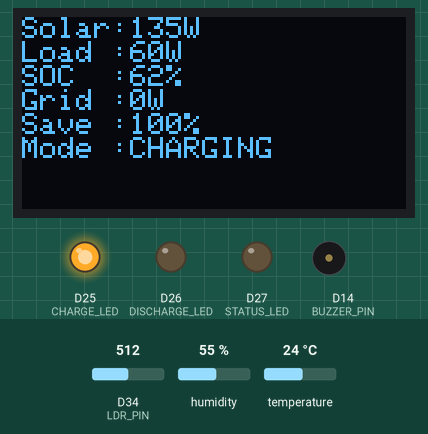
Recording of a sketch running on a simulated Arduino Due. On the bench: 128×64 one-colour display, output pins drawn as LEDs (lit = HIGH), buzzer (waves = sounding, pin HIGH). The inputs (shaded band) are chosen by the test bench; at power-on: temperature 24 °C, D34 (LDR_PIN) = 512, humidity 55 % (analog values on the 0–1023 scale). What the sketch prints to the serial monitor is not drawn.

Above: at 2.7 s.
2.8 s: temperature set to 29.5 °C
At 3.6 s:
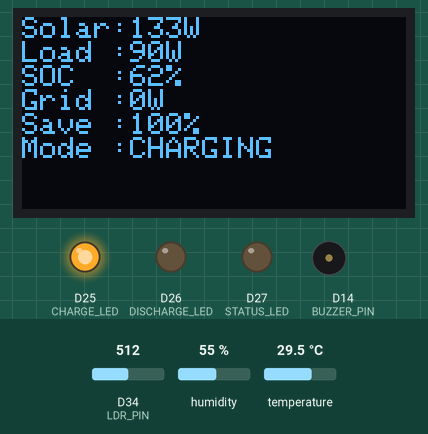
5.8 s: temperature set to 30.5 °C
At 7.5 s:
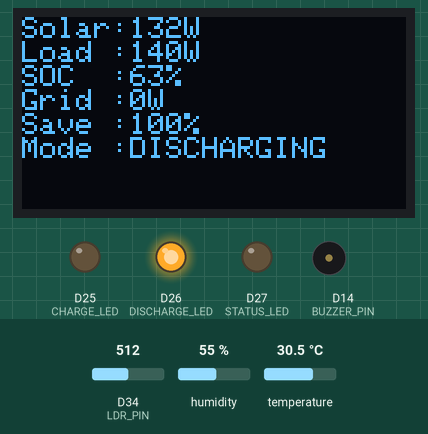
8.8 s: D34 (LDR_PIN) set to 486
At 9.2 s:
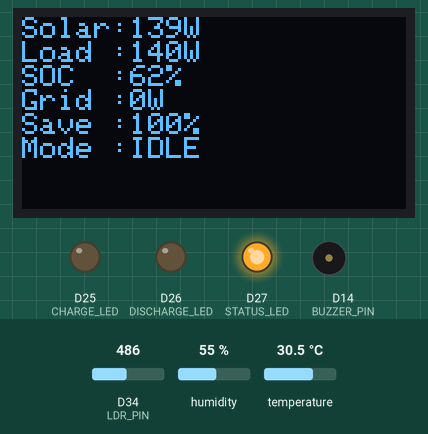
10.3 s: D34 (LDR_PIN) set to 473
At 11.2 s:
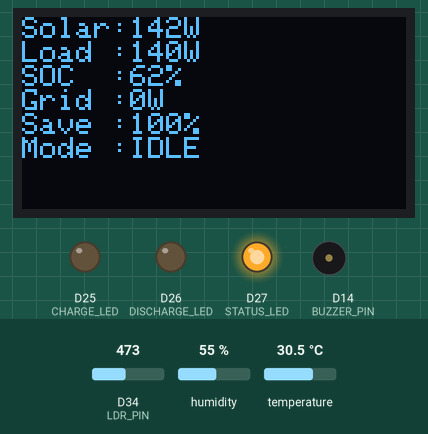
11.9 s: D34 (LDR_PIN) set to 445
At 12.08 s:
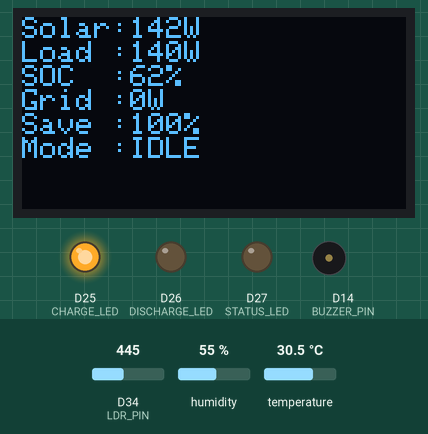
13.7 s: temperature set to 41 °C
At 14.7 s:
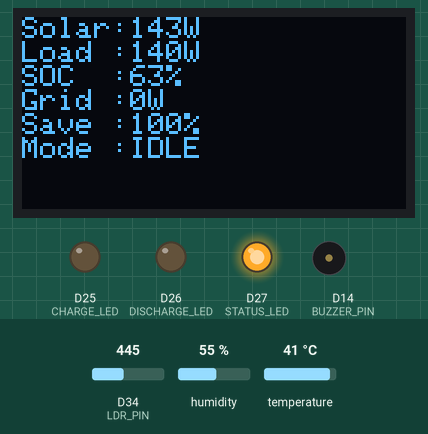
Timing chart, 0 to 16.6 s (numbered marks = the images above; inputs shaded):
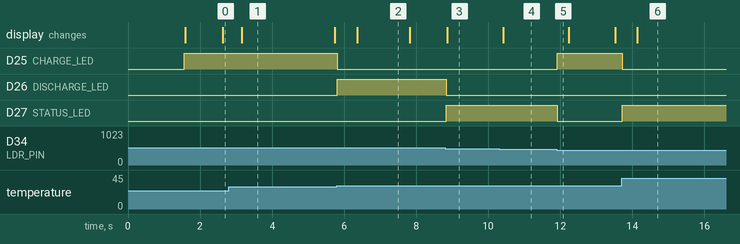

The sketch:

sketchSolar.ino
```cpp
#include <Wire.h>
#include <Adafruit_GFX.h>
#include <Adafruit_SSD1306.h>
#include <DHTesp.h>

// =====================================================
// OLED
// =====================================================
#define SCREEN_WIDTH 128
#define SCREEN_HEIGHT 64
#define OLED_ADDRESS 0x3C

Adafruit_SSD1306 display(
  SCREEN_WIDTH,
  SCREEN_HEIGHT,
  &Wire,
  -1
);

// =====================================================
// PINS
// =====================================================
const int LDR_PIN = 34;
const int DHT_PIN = 15;

const int CHARGE_LED = 25;
const int DISCHARGE_LED = 26;
const int STATUS_LED = 27;

const int BUZZER_PIN = 14;

// =====================================================
// SOLAR SYSTEM
// =====================================================

// Maximum simulated solar power
const float MAX_SOLAR_POWER_W = 300.0f;

// Solar system conversion efficiency
const float SOLAR_SYSTEM_EFFICIENCY = 0.90f;

// Solar panels lose some performance
// when temperature rises above 25 C
const float TEMP_COEFFICIENT = 0.004f;

// =====================================================
// BATTERY
// =====================================================
const float BATTERY_CAPACITY_WH = 1000.0f;

const float MIN_SOC = 20.0f;
const float MAX_SOC = 95.0f;

const float MAX_CHARGE_POWER_W = 120.0f;
const float MAX_DISCHARGE_POWER_W = 120.0f;

const float CHARGE_EFFICIENCY = 0.95f;
const float DISCHARGE_EFFICIENCY = 0.92f;

// Initial battery level
float batterySOC = 60.0f;

// Only speeds up battery movement in Wokwi
const float SIMULATION_SPEED = 300.0f;

// =====================================================
// HOME LOAD
// =====================================================

// Constant devices
const float FRIDGE_W = 40.0f;
const float ROUTER_W = 10.0f;
const float STANDBY_W = 10.0f;

// Variable loads
const float FAN_W = 30.0f;
const float AC_W = 80.0f;

// =====================================================
// CONTROL SETTINGS
// =====================================================
const float MIN_POWER_DIFFERENCE_W = 5.0f;

const int ADC_MAX = 4095;
const int ADC_SAMPLES = 10;

// =====================================================
// DHT22
// =====================================================
DHTesp dht;

// =====================================================
// SYSTEM VARIABLES
// =====================================================
float sunlightPercent = 0.0f;

float temperature = 0.0f;
float humidity = 0.0f;

float solarPower = 0.0f;

float homeLoad = 0.0f;

float solarToHome = 0.0f;
float solarToBattery = 0.0f;

float batteryToHome = 0.0f;

float gridToHome = 0.0f;

float excessSolar = 0.0f;

float solarSelfConsumption = 0.0f;
float solarCoverage = 0.0f;
float gridSaving = 0.0f;

String mode = "IDLE";

unsigned long previousTime = 0;
unsigned long lastDisplayTime = 0;
unsigned long lastSerialTime = 0;

// =====================================================
// HELPERS
// =====================================================
float limitFloat(
  float value,
  float minimum,
  float maximum
) {
  if (value < minimum) {
    return minimum;
  }

  if (value > maximum) {
    return maximum;
  }

  return value;
}

float minimumFloat(float a, float b) {
  return (a < b) ? a : b;
}

float maximumFloat(float a, float b) {
  return (a > b) ? a : b;
}

// =====================================================
// ADC FILTER
// =====================================================
int readAverageADC(int pin) {

  long total = 0;

  for (int i = 0; i < ADC_SAMPLES; i++) {
    total += analogRead(pin);
  }

  return total / ADC_SAMPLES;
}

// =====================================================
// READ SUNLIGHT
// =====================================================
void readSunlight() {

  int raw =
    readAverageADC(LDR_PIN);

  // Wokwi LDR works inversely:
  // stronger light = smaller ADC
  sunlightPercent =
    (
      ADC_MAX - raw
    )
    /
    4095.0f
    *
    100.0f;

  sunlightPercent =
    limitFloat(
      sunlightPercent,
      0.0f,
      100.0f
    );
}

// =====================================================
// READ WEATHER
// =====================================================
void readWeather() {

  TempAndHumidity climate =
    dht.getTempAndHumidity();

  if (!isnan(climate.temperature)) {
    temperature =
      climate.temperature;
  }

  if (!isnan(climate.humidity)) {
    humidity =
      climate.humidity;
  }
}

// =====================================================
// SOLAR GENERATION
// =====================================================
void calculateSolarPower() {

  float sunlightFactor =
    sunlightPercent /
    100.0f;

  float temperatureEfficiency =
    1.0f;

  // Solar panel temperature loss
  if (temperature > 25.0f) {

    temperatureEfficiency =
      1.0f -
      (
        temperature - 25.0f
      )
      *
      TEMP_COEFFICIENT;
  }

  temperatureEfficiency =
    limitFloat(
      temperatureEfficiency,
      0.75f,
      1.0f
    );

  solarPower =
    MAX_SOLAR_POWER_W
    *
    sunlightFactor
    *
    SOLAR_SYSTEM_EFFICIENCY
    *
    temperatureEfficiency;
}

// =====================================================
// AUTOMATIC HOME LOAD
// =====================================================
void calculateHomeLoad() {

  // Basic appliances always working
  homeLoad =
    FRIDGE_W +
    ROUTER_W +
    STANDBY_W;

  // Moderate temperature
  if (
    temperature >= 25.0f &&
    temperature < 30.0f
  ) {
    homeLoad += FAN_W;
  }

  // Hot weather
  else if (
    temperature >= 30.0f
  ) {
    homeLoad += AC_W;
  }

  /*
     Result examples:

     Cool:
     60 W

     Medium:
     90 W

     Hot:
     140 W
  */
}

// =====================================================
// RESET OUTPUTS
// =====================================================
void resetOutputs() {

  digitalWrite(
    CHARGE_LED,
    LOW
  );

  digitalWrite(
    DISCHARGE_LED,
    LOW
  );

  digitalWrite(
    STATUS_LED,
    LOW
  );
}

// =====================================================
// ENERGY MANAGEMENT
// =====================================================
void manageEnergy() {

  resetOutputs();

  solarToHome = 0.0f;
  solarToBattery = 0.0f;
  batteryToHome = 0.0f;
  gridToHome = 0.0f;
  excessSolar = 0.0f;

  // Solar always supplies home first
  solarToHome =
    minimumFloat(
      solarPower,
      homeLoad
    );

  float difference =
    solarPower -
    homeLoad;

  // ===================================================
  // SOLAR > HOME
  // ===================================================
  if (
    difference >
    MIN_POWER_DIFFERENCE_W
  ) {

    float extraSolar =
      difference;

    // Battery not full
    if (
      batterySOC <
      MAX_SOC
    ) {

      mode =
        "CHARGING";

      solarToBattery =
        minimumFloat(
          extraSolar,
          MAX_CHARGE_POWER_W
        );

      excessSolar =
        maximumFloat(
          extraSolar -
          solarToBattery,
          0.0f
        );

      digitalWrite(
        CHARGE_LED,
        HIGH
      );
    }

    // Battery full
    else {

      mode =
        "BATTERY FULL";

      excessSolar =
        extraSolar;

      digitalWrite(
        STATUS_LED,
        HIGH
      );
    }
  }

  // ===================================================
  // SOLAR < HOME
  // ===================================================
  else if (
    difference <
    -MIN_POWER_DIFFERENCE_W
  ) {

    float deficit =
      -difference;

    // Battery available
    if (
      batterySOC >
      MIN_SOC
    ) {

      mode =
        "DISCHARGING";

      batteryToHome =
        minimumFloat(
          deficit,
          MAX_DISCHARGE_POWER_W
        );

      gridToHome =
        maximumFloat(
          deficit -
          batteryToHome,
          0.0f
        );

      digitalWrite(
        DISCHARGE_LED,
        HIGH
      );
    }

    // Battery too low
    else {

      mode =
        "USE GRID";

      gridToHome =
        deficit;

      digitalWrite(
        STATUS_LED,
        HIGH
      );
    }
  }

  // ===================================================
  // BALANCED
  // ===================================================
  else {

    mode =
      "IDLE";

    digitalWrite(
      STATUS_LED,
      HIGH
    );
  }
}

// =====================================================
// UPDATE BATTERY
// =====================================================
void updateBattery(
  float elapsedHours
) {

  // CHARGING
  if (
    mode ==
    "CHARGING"
  ) {

    float storedEnergy =
      solarToBattery
      *
      elapsedHours
      *
      CHARGE_EFFICIENCY
      *
      SIMULATION_SPEED;

    float percentage =
      storedEnergy
      /
      BATTERY_CAPACITY_WH
      *
      100.0f;

    batterySOC +=
      percentage;
  }

  // DISCHARGING
  if (
    mode ==
    "DISCHARGING"
  ) {

    float removedEnergy =
      batteryToHome
      *
      elapsedHours
      /
      DISCHARGE_EFFICIENCY
      *
      SIMULATION_SPEED;

    float percentage =
      removedEnergy
      /
      BATTERY_CAPACITY_WH
      *
      100.0f;

    batterySOC -=
      percentage;
  }

  batterySOC =
    limitFloat(
      batterySOC,
      MIN_SOC,
      MAX_SOC
    );
}

// =====================================================
// EFFICIENCY CALCULATIONS
// =====================================================
void calculateEfficiency() {

  // -----------------------------------------------
  // Solar self-consumption
  //
  // How much generated solar is actually used
  // by home or battery?
  // -----------------------------------------------

  if (
    solarPower >
    0.01f
  ) {

    solarSelfConsumption =
      (
        solarToHome +
        solarToBattery
      )
      /
      solarPower
      *
      100.0f;
  }

  else {

    solarSelfConsumption =
      0.0f;
  }

  // -----------------------------------------------
  // Solar coverage
  //
  // How much of home demand is directly supplied
  // by solar?
  // -----------------------------------------------

  if (
    homeLoad >
    0.01f
  ) {

    solarCoverage =
      solarToHome
      /
      homeLoad
      *
      100.0f;
  }

  else {

    solarCoverage =
      0.0f;
  }

  // -----------------------------------------------
  // Grid saving
  //
  // How much home consumption did not come
  // from grid?
  // -----------------------------------------------

  if (
    homeLoad >
    0.01f
  ) {

    gridSaving =
      (
        homeLoad -
        gridToHome
      )
      /
      homeLoad
      *
      100.0f;
  }

  else {

    gridSaving =
      0.0f;
  }

  solarSelfConsumption =
    limitFloat(
      solarSelfConsumption,
      0.0f,
      100.0f
    );

  solarCoverage =
    limitFloat(
      solarCoverage,
      0.0f,
      100.0f
    );

  gridSaving =
    limitFloat(
      gridSaving,
      0.0f,
      100.0f
    );
}

// =====================================================
// BUZZER
// =====================================================
void updateBuzzer() {

  static unsigned long lastToggle = 0;
  static bool buzzerState = false;

  // Only warning when:
  // battery low and grid becomes necessary
  if (
    mode ==
    "USE GRID"
  ) {

    if (
      millis() -
      lastToggle >=
      300
    ) {

      lastToggle =
        millis();

      buzzerState =
        !buzzerState;

      digitalWrite(
        BUZZER_PIN,
        buzzerState
      );
    }
  }

  else {

    digitalWrite(
      BUZZER_PIN,
      LOW
    );

    buzzerState =
      false;
  }
}

// =====================================================
// OLED
// =====================================================
void updateOLED() {

  display.clearDisplay();

  display.setTextSize(1);

  display.setTextColor(
    SSD1306_WHITE
  );

  display.setCursor(
    0,
    0
  );

  display.print("Solar:");
  display.print(
    solarPower,
    0
  );
  display.println("W");

  display.print("Load :");
  display.print(
    homeLoad,
    0
  );
  display.println("W");

  display.print("SOC  :");
  display.print(
    batterySOC,
    0
  );
  display.println("%");

  display.print("Grid :");
  display.print(
    gridToHome,
    0
  );
  display.println("W");

  display.print("Save :");
  display.print(
    gridSaving,
    0
  );
  display.println("%");

  display.print("Mode :");
  display.println(
    mode
  );

  display.display();
}

// =====================================================
// SERIAL MONITOR
// =====================================================
void printData() {

  Serial.println(
    "===================================="
  );

  Serial.print(
    "Sunlight: "
  );

  Serial.print(
    sunlightPercent,
    1
  );

  Serial.println("%");

  Serial.print(
    "Temperature: "
  );

  Serial.print(
    temperature,
    1
  );

  Serial.println(" C");

  Serial.print(
    "Humidity: "
  );

  Serial.print(
    humidity,
    1
  );

  Serial.println("%");

  Serial.print(
    "Solar Power: "
  );

  Serial.print(
    solarPower,
    2
  );

  Serial.println(" W");

  Serial.print(
    "Home Load: "
  );

  Serial.print(
    homeLoad,
    2
  );

  Serial.println(" W");

  Serial.print(
    "Battery SOC: "
  );

  Serial.print(
    batterySOC,
    1
  );

  Serial.println("%");

  Serial.println(
    "------------ ENERGY FLOW ------------"
  );

  Serial.print(
    "Solar -> Home: "
  );

  Serial.print(
    solarToHome,
    2
  );

  Serial.println(" W");

  Serial.print(
    "Solar -> Battery: "
  );

  Serial.print(
    solarToBattery,
    2
  );

  Serial.println(" W");

  Serial.print(
    "Battery -> Home: "
  );

  Serial.print(
    batteryToHome,
    2
  );

  Serial.println(" W");

  Serial.print(
    "Grid -> Home: "
  );

  Serial.print(
    gridToHome,
    2
  );

  Serial.println(" W");

  Serial.print(
    "Unused Solar: "
  );

  Serial.print(
    excessSolar,
    2
  );

  Serial.println(" W");

  Serial.println(
    "------------ EFFICIENCY -------------"
  );

  Serial.print(
    "Solar Self Consumption: "
  );

  Serial.print(
    solarSelfConsumption,
    1
  );

  Serial.println("%");

  Serial.print(
    "Solar Home Coverage: "
  );

  Serial.print(
    solarCoverage,
    1
  );

  Serial.println("%");

  Serial.print(
    "Grid Saving: "
  );

  Serial.print(
    gridSaving,
    1
  );

  Serial.println("%");

  Serial.print(
    "MODE: "
  );

  Serial.println(
    mode
  );
}

// =====================================================
// SETUP
// =====================================================
void setup() {

  Serial.begin(115200);

  analogReadResolution(12);

  pinMode(
    CHARGE_LED,
    OUTPUT
  );

  pinMode(
    DISCHARGE_LED,
    OUTPUT
  );

  pinMode(
    STATUS_LED,
    OUTPUT
  );

  pinMode(
    BUZZER_PIN,
    OUTPUT
  );

  resetOutputs();

  digitalWrite(
    BUZZER_PIN,
    LOW
  );

  Wire.begin(
    21,
    22
  );

  if (
    !display.begin(
      SSD1306_SWITCHCAPVCC,
      OLED_ADDRESS
    )
  ) {

    Serial.println(
      "OLED ERROR"
    );

    while (true) {
      delay(100);
    }
  }

  dht.setup(
    DHT_PIN,
    DHTesp::DHT22
  );

  display.clearDisplay();

  display.setTextColor(
    SSD1306_WHITE
  );

  display.setTextSize(1);

  display.setCursor(
    0,
    0
  );

  display.println(
    "SMART HOME"
  );

  display.println(
    "SOLAR ENERGY"
  );

  display.println(
    "AUTOMATIC SYSTEM"
  );

  display.println();

  display.println(
    "Starting..."
  );

  display.display();

  previousTime =
    millis();

  delay(1500);
}

// =====================================================
// LOOP
// =====================================================
void loop() {

  unsigned long now =
    millis();

  float elapsedHours =
    (
      now -
      previousTime
    )
    /
    3600000.0f;

  previousTime =
    now;

  // 1. Read environment
  readSunlight();
  readWeather();

  // 2. Calculate solar generation
  calculateSolarPower();

  // 3. Calculate automatic home demand
  calculateHomeLoad();

  // 4. Solar/Battery/Grid decision
  manageEnergy();

  // 5. Battery charges/discharges automatically
  updateBattery(
    elapsedHours
  );

  // 6. Calculate system efficiencies
  calculateEfficiency();

  // 7. Warning system
  updateBuzzer();

  // 8. Display
  if (
    now -
    lastDisplayTime >=
    500
  ) {

    lastDisplayTime =
      now;

    updateOLED();
  }

  // 9. Serial report
  if (
    now -
    lastSerialTime >=
    1500
  ) {

    lastSerialTime =
      now;

    printData();
  }

  delay(10);
}
```

Measured:
- the behaviour switches between 29.9 and 30 °C on temperature (found by bisection; images 1 and 2)
- the behaviour switches between 501 and 500 on D34 (LDR_PIN) (found by bisection; images 2 and 3)
- the behaviour switches between 462 and 461 on D34 (LDR_PIN) (found by bisection; images 4 and 5)
- after the input at 2.8 s, the display: changes after 0.35 s (image 1)
- after the input at 5.8 s, D25 (CHARGE_LED): HIGH → LOW at once; D26 (DISCHARGE_LED): LOW → HIGH at once; the display: changes after 0.56 s (image 2)
- after the input at 8.8 s, D26 (DISCHARGE_LED): HIGH → LOW at once; D27 (STATUS_LED): LOW → HIGH at once; the display: changes after 0.06 s (image 3)
- after the input at 10.3 s, the display: changes after 0.11 s (image 4)
- after the input at 11.9 s, D25 (CHARGE_LED): LOW → HIGH at once; D27 (STATUS_LED): HIGH → LOW at once
- after the input at 13.7 s, D25 (CHARGE_LED): HIGH → LOW at once; D27 (STATUS_LED): LOW → HIGH at once; the display: changes after 0.43 s (image 6)
